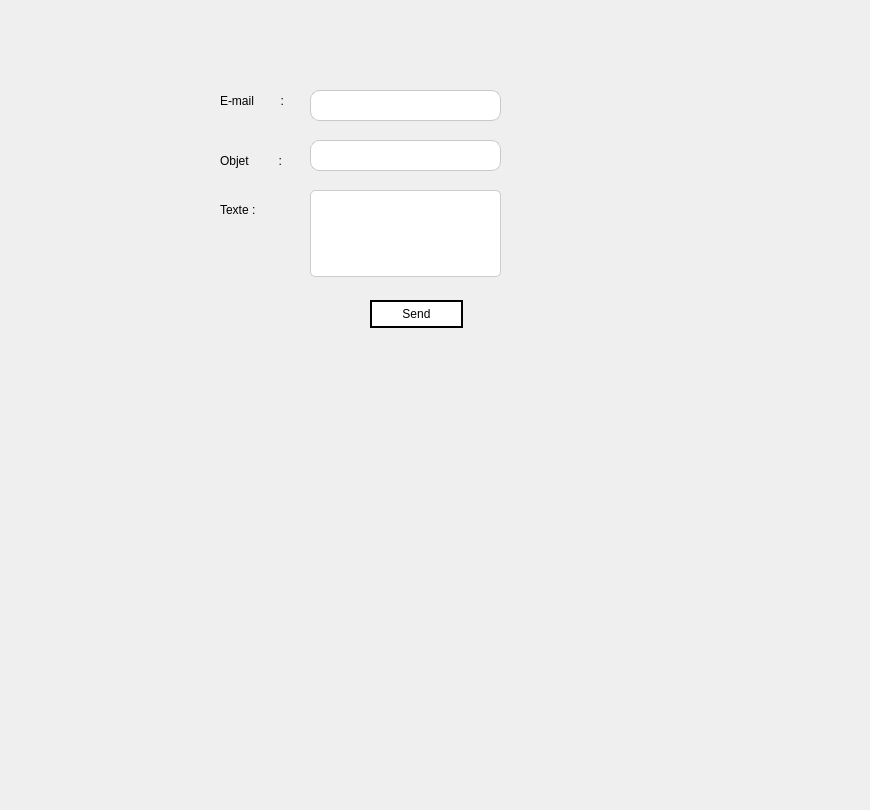
      <widget class="QWidget" name="tab_141">
       <attribute name="title">
        <string>Mailing</string>
       </attribute>
       <widget class="QLabel" name="label_216">
        <property name="geometry">
         <rect>
          <x>-20</x>
          <y>-70</y>
          <width>861</width>
          <height>801</height>
         </rect>
        </property>
        <property name="text">
         <string/>
        </property>
        <property name="pixmap">
         <pixmap resource="fond.qrc">:/Plan de travail 1@3x.png</pixmap>
        </property>
       </widget>
       <widget class="QLabel" name="Email_4">
        <property name="geometry">
         <rect>
          <x>220</x>
          <y>80</y>
          <width>141</width>
          <height>41</height>
         </rect>
        </property>
        <property name="styleSheet">
         <string notr="true">font: 87 8pt &quot;Segoe UI Black&quot;;</string>
        </property>
        <property name="text">
         <string>E-mail        :</string>
        </property>
       </widget>
       <widget class="QLabel" name="Texte_Email_4">
        <property name="geometry">
         <rect>
          <x>220</x>
          <y>200</y>
          <width>61</width>
          <height>20</height>
         </rect>
        </property>
        <property name="styleSheet">
         <string notr="true">font: 87 8pt &quot;Segoe UI Black&quot;;</string>
        </property>
        <property name="text">
         <string>Texte :</string>
        </property>
       </widget>
       <widget class="QLineEdit" name="subject_4">
        <property name="geometry">
         <rect>
          <x>310</x>
          <y>90</y>
          <width>191</width>
          <height>31</height>
         </rect>
        </property>
        <property name="styleSheet">
         <string notr="true">QLineEdit {
background-color: #ffffff;
border: 1px solid #c9c9c9;
border-radius: 9px;
padding: 2px 8px;
}

QLineEdit:focus {
border-color: #1e90ff;
}</string>
        </property>
       </widget>
       <widget class="QPushButton" name="send_mail_4">
        <property name="geometry">
         <rect>
          <x>370</x>
          <y>300</y>
          <width>93</width>
          <height>28</height>
         </rect>
        </property>
        <property name="styleSheet">
         <string notr="true">QPushButton {
border: 2px solid black;
font: 87 7pt &quot;Segoe UI Black&quot;;
	background-color: rgb(255, 255, 255);

}</string>
        </property>
        <property name="text">
         <string>Send</string>
        </property>
       </widget>
       <widget class="QLabel" name="objet_4">
        <property name="geometry">
         <rect>
          <x>220</x>
          <y>150</y>
          <width>81</width>
          <height>21</height>
         </rect>
        </property>
        <property name="styleSheet">
         <string notr="true">font: 87 8pt &quot;Segoe UI Black&quot;;</string>
        </property>
        <property name="text">
         <string>Objet         :</string>
        </property>
       </widget>
       <widget class="QLineEdit" name="rcpt_4">
        <property name="geometry">
         <rect>
          <x>310</x>
          <y>140</y>
          <width>191</width>
          <height>31</height>
         </rect>
        </property>
        <property name="styleSheet">
         <string notr="true">QLineEdit {
background-color: #ffffff;
border: 1px solid #c9c9c9;
border-radius: 9px;
padding: 2px 8px;
}

QLineEdit:focus {
border-color: #1e90ff;
}</string>
        </property>
       </widget>
       <widget class="QTextEdit" name="msg_4">
        <property name="geometry">
         <rect>
          <x>310</x>
          <y>190</y>
          <width>191</width>
          <height>87</height>
         </rect>
        </property>
        <property name="styleSheet">
         <string notr="true">QTextEdit {
    background-color: #ffffff;
    border: 1px solid #cccccc;
    border-radius: 5px;
    padding: 5px;
    font-size: 12px;
    font-family: Arial;
    color: #333333;
}
</string>
        </property>
       </widget>
      </widget>
